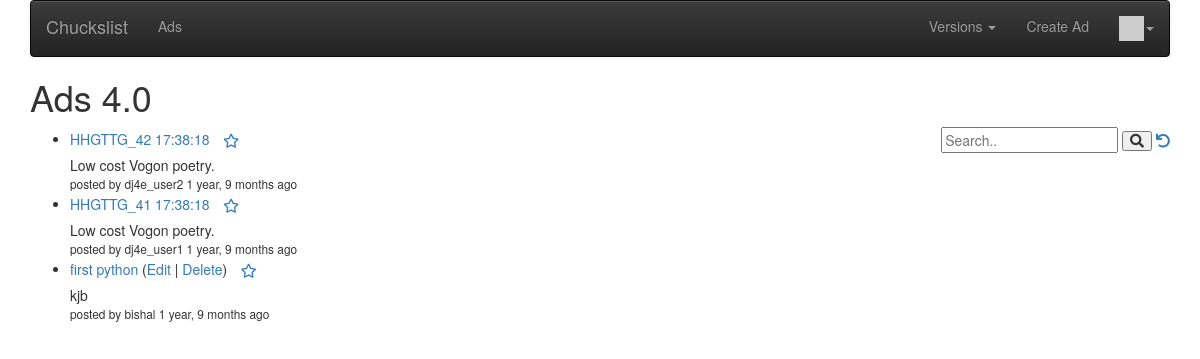
Screenshot of / (signed in) with the database file from the repository.
### ads/models.py (models this page shows, shortened)
class Ad(models.Model) :
    title = models.CharField(
            max_length=200,
            validators=[MinLengthValidator(2, "Title must be greater than 2 characters")]
    )
    price = models.DecimalField(max_digits=7, decimal_places=2, null=True)
    text = models.TextField()
    owner = models.ForeignKey(settings.AUTH_USER_MODEL, on_delete=models.CASCADE)
    picture = models.BinaryField(null=True, editable=True)
    content_type = models.CharField(max_length=256, null=True, help_text='The MIMEType of the file')
    comments = models.ManyToManyField(settings.AUTH_USER_MODEL, through='Comment', related_name='comments_owned')
    favorites = models.ManyToManyField(settings.AUTH_USER_MODEL, through='Fav', related_name='favorite_ads')
    created_at = models.DateTimeField(auto_now_add=True)
    updated_at = models.DateTimeField(auto_now=True)

### ads/views.py (the view)
# urls.py: path('', views.AdListView.as_view()),
class AdListView(OwnerListView):
    model = Ad
    template_name = "ads/ad_list.html"
    def get(self, request) :
        strval =  request.GET.get("search", False)
        if strval :
            query = Q(title__contains=strval)
            query.add(Q(text__contains=strval), Q.OR)
            objects = Ad.objects.filter(query).select_related().order_by('-updated_at')[:10]
        else :
            objects = Ad.objects.all().order_by('-updated_at')[:10]
        for obj in objects:
            obj.natural_updated = naturaltime(obj.updated_at)
        favorites = list()
        if request.user.is_authenticated:
            rows = request.user.favorite_ads.values('id')
            favorites = [ row['id'] for row in rows ]
        ctx = {'ad_list' : objects, 'search': strval, 'favorites': favorites}
        retval = render(request, self.template_name, ctx)
        dump_queries()
        return retval;

### ads/utils.py (called while the page is built)
def dump_queries() :
    qs = connection.queries
    for q in qs:
        print(q)

### home/context_processors.py (called while the page is built)
def settings(request):
    return {
        'settings': django_settings,
    }

### home/templatetags/app_tags.py (called while the page is built)
@register.filter(name='gravatar')
def gravatar(user, size=35):
    email = str(user.email.strip().lower()).encode('utf-8')
    email_hash = md5(email).hexdigest()
    url = "//www.gravatar.com/avatar/{0}?s={1}&d=identicon&r=PG"
    return url.format(email_hash, size)

### ads/templates/ads/ad_list.html (shortened to what this page needs)
{% extends 'ads/base_menu.html' %}
{% block content %}
<h1>Ads 4.0</h1>
<div style="float:right">
<form>
  <input type="text" placeholder="Search.." name="search"
  >
  <button type="submit"><i class="fa fa-search"></i></button>
<a href="{% url 'ads:all' %}"><i class="fa fa-undo"></i></a>
</form>
</div>
<p>
{% if ad_list %}
<ul>
  {% for ad in ad_list %}
    <li>
        <a href="{% url 'ads:ad_detail'  ad.id %}">{{ ad.title }}</a>
        {% if ad.owner == user %}
        (<a href="{% url 'ads:ad_update' ad.id %}">Edit</a> |
        <a href="{% url 'ads:ad_delete' ad.id %}">Delete</a>)
        {% endif %}
        {% if user.is_authenticated %}
        <a href="#" onclick=
             "favPost('{% url 'ads:ad_favorite' ad.id %}', {{ ad.id }} );return false;"
            id="unfavorite_star_{{ad.id}}">
        <span class="fa-stack" style="vertical-align: middle;">
        <i class="fa fa-star-o fa-stack-1x"></i>
        </span>
        </a>
        <div style="left:10px">
            {% if ad.text|length < 100 %}
                {{ ad.text }}
            {% else %}
                {{ ad.text|slice:"0:99" }}
                <a href="{% url 'ads:ad_detail'  ad.id %}">...</a>
            {% endif %}
        </div>
        <small>
        {% if ad.owner.username %}
            posted by {{ ad.owner.username }}
        {% endif %}
        {{ ad.natural_updated }}
        </small>
        {% endif %}
    </li>
  {% endfor %}
</ul>
{% else %}
  <p>There are no ads in the database.</p>
{% endif %}
</p>
{% endblock %}

### ads/templates/ads/base_menu.html (shortened to what this page needs)
{% extends 'base_bootstrap.html' %}
{% load app_tags %}
{% block navbar %}
<nav class="navbar navbar-default navbar-inverse">
  <div class="container-fluid">
    <div class="navbar-header">
        <a class="navbar-brand" href="{% url 'ads:all' %}">{{ settings.APP_NAME }}</a>
    </div>
    <ul class="nav navbar-nav">
      {% url 'ads:all' as xyz %}
      <li {% if request.get_full_path == xyz %}class="active"{% endif %}>
          <a href="{% url 'ads:all' %}">Ads</a></li>
</ul>
    <ul class="nav navbar-nav navbar-right">
      <li class="dropdown">
      <a href="#" data-toggle="dropdown" class="dropdown-toggle">Versions
          <b class="caret"></b></a>
       </li>
       {% url 'ads:ad_create' as xyz %}
      <li {% if request.get_full_path == xyz %}class="active"{% endif %}>
          <a href="{% url 'ads:ad_create' %}">Create Ad</a></li>
       {% if user.is_authenticated %}
       <li class="dropdown">
      <a href="#" data-toggle="dropdown" class="dropdown-toggle">
        <img style="width: 25px;" src="{{ user|gravatar:60 }}"/><b class="caret"></b></a>
       </li>
       {% else %}
       <li><a href="{% url 'login' %}?next={% url 'ads:all' %}">Login</a></li>
       {% endif %}
    </ul>
  </div>
</nav>
{% endblock %}

### home/templates/base_bootstrap.html (shortened to what this page needs)
<!DOCTYPE html>
<html>
<head>
<link rel="stylesheet"
    href="https://maxcdn.bootstrapcdn.com/bootstrap/3.4.0/css/bootstrap.min.css"
>
<link rel="stylesheet"
    href="https://maxcdn.bootstrapcdn.com/bootstrap/3.4.0/css/bootstrap-theme.min.css"
>
<link rel="stylesheet"
    href="https://code.jquery.com/ui/1.12.1/themes/ui-lightness/jquery-ui.css"
>
<link rel="stylesheet" href="https://use.fontawesome.com/releases/v5.8.1/css/all.css">
<link rel="stylesheet" href="https://use.fontawesome.com/releases/v5.8.1/css/v4-shims.css">
</head>
<body>
<div class="container">
{% block navbar %} {% endblock %}
{% block content %}
{% endblock %}
</div>
</body>
</html>

### rows the page displays
Ad: title "HHGTTG_42 17:38:18", text "Low cost Vogon poetry.", owner.username "dj4e_user2", natural_updated "1 year, 9 months ago"
Ad: title "HHGTTG_41 17:38:18", text "Low cost Vogon poetry.", owner.username "dj4e_user1", natural_updated "1 year, 9 months ago"
Ad: title "first python", shows "Edit", text "kjb", owner.username "bishal", natural_updated "1 year, 9 months ago"

### other values shown
{{ settings.APP_NAME }} "Chuckslist"
